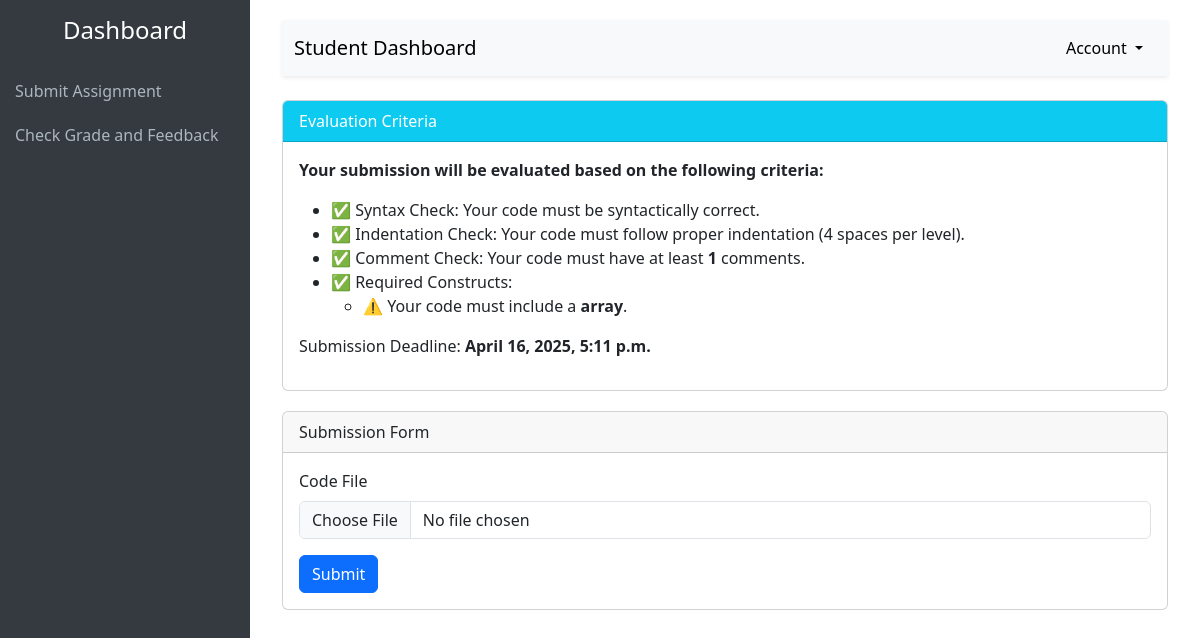
The page /submit-assignment/ on the database its author committed.
### sorting_feedback/models.py (models this page shows, shortened)
class EvaluationCriteria(models.Model):
    title = models.CharField(max_length=255)
    check_syntax = models.BooleanField(default=True, help_text="Check for syntactic accuracy.")
    check_indentation = models.BooleanField(default=True, help_text="Check for correct indentation.")
    check_comments = models.BooleanField(default=True, help_text="Check for good comments.")
    min_comments = models.PositiveIntegerField(default=1, help_text="Minimum required comments in the code.")
    required_constructs = models.JSONField(default=list, help_text='List of required constructs (e.g., ["while loop", "function"]).')
    submission_deadline = models.DateTimeField(null=True, blank=True)
    created_by = models.ForeignKey(User, on_delete=models.CASCADE)
    last_updated = models.DateTimeField(auto_now=True)

### accounts/views.py (the view)
# urls.py: path('submit-assignment/', views.submit_assignment, name='submit_assignment'),
def submit_assignment(request):
    criteria = EvaluationCriteria.objects.order_by('-last_updated').first()
    return render(request, 'dashboard-submit-assignment.html', {
        'criteria': criteria
    })

### templates/dashboard-submit-assignment.html (shortened to what this page needs)
<!DOCTYPE html>
<html lang="en">
<head>
    <link href="https://cdn.jsdelivr.net/npm/bootstrap@5.3.0-alpha1/dist/css/bootstrap.min.css" rel="stylesheet">
</head>
<body>
<div class="sidebar">
    <h4 class="text-center py-3">Dashboard</h4>
    <a href="{% url 'submit_assignment' %}">Submit Assignment</a>
    <a href="{% url 'student_submitted_assignment' %}">Check Grade and Feedback</a>
</div>
<div class="main-content">
    <div class="container-fluid">
        <nav class="navbar navbar-expand-lg navbar-light bg-light shadow-sm">
            <div class="container-fluid">
                <a class="navbar-brand student-dashboard" href="#">Student Dashboard</a>
                <div class="dropdown ms-auto">
                    <button class="btn btn-light dropdown-toggle" type="button" id="userMenu" data-bs-toggle="dropdown" aria-expanded="false">
                         Account
                    </button>
                </div>
            </div>
        </nav>
        <div class="row mt-4">
            <div class="col-12">
                <div class="card">
                    <div class="card-header bg-info text-white">Evaluation Criteria</div>
                    <div class="card-body">
                        {% if criteria %}
                            <p><strong>Your submission will be evaluated based on the following criteria:</strong></p>
                            <ul>
                                {% if criteria.check_syntax %} <li>✅ Syntax Check: Your code must be syntactically correct.</li> {% endif %}
                                {% if criteria.check_indentation %} <li>✅ Indentation Check: Your code must follow proper indentation (4 spaces per level).</li> {% endif %}
                                {% if criteria.check_comments %} <li>✅ Comment Check: Your code must have at least <strong>{{ criteria.min_comments }}</strong> comments.</li> {% endif %}
                                {% if criteria.required_constructs %}
                                    <li>✅ Required Constructs:
                                        <ul>
                                            {% for construct in criteria.required_constructs %}
                                                <li>⚠️ Your code must include a <strong>{{ construct }}</strong>.</li>
                                            {% endfor %}
                                        </ul>
                                    </li>
                                {% endif %}
                            </ul>
                            <p>Submission Deadline: <strong>{{ criteria.submission_deadline }}</strong></p>
                        {% else %}
                            <p class="text-danger">⚠️ No evaluation criteria set by the tutor.</p>
                        {% endif %}
                    </div>
                </div>
            </div>
            <div class="col-12">
                <div class="card">
                    <div class="card-header">Submission Form</div>
                    <div class="card-body">
                        <form method="POST" action="{% url 'submit_code' %}" enctype="multipart/form-data">
                            <div class="mb-3">
                                <label for="submission_code" class="form-label">Code File</label>
                                <input type="file" class="form-control" id="submission_file" name="submission_file" accept=".py,.txt" required>
                            </div>
                            <button type="submit" class="btn btn-primary">Submit</button>
                        </form>
                    </div>
                </div>
            </div>
        </div>
    </div>
</div>
</body>
</html>

### templates/dashboard-submit-assignment.html (style rules this page uses)
body { display: flex; height: 100vh; }
.sidebar { width: 250px; background-color: #343a40; color: #fff; height: 100vh; position: fixed; display: none; }
.sidebar a { color: #adb5bd; text-decoration: none; display: block; padding: 10px 15px; }
.student-dashboard { display: none; }
.main-content { padding: 20px; width: 100%; }
.card { margin-bottom: 20px; }
@media (min-width: 1024px) { .sidebar { display: block; } }
@media (min-width: 1024px) { .student-dashboard { display: block; } }
@media (min-width: 1024px) { .main-content { margin-left: 250px; } }

### rows shown on the page
EvaluationCriteria: min_comments "1", title "array", submission_deadline "April 16, 2025, 5:11 p.m."
